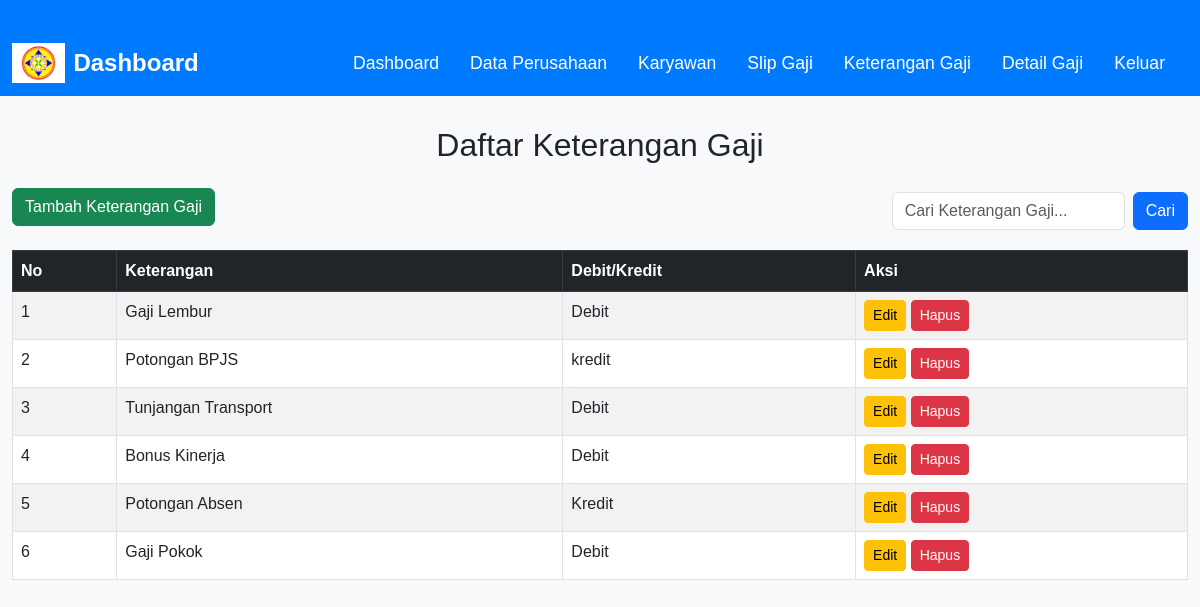
/keterangan_gaji/index.php, run on the app's committed database.
### tables this page shows
CREATE TABLE `keterangan_gaji` (
  `no` int(11) NOT NULL,
  `keterangan` varchar(100) DEFAULT NULL,
  `debitkredit` varchar(20) DEFAULT NULL
);

### keterangan_gaji/index.php (the view, shortened to what this page needs)
<?php
include('../config/koneksi.php');
$search = "";
$sql = "SELECT * FROM keterangan_gaji WHERE keterangan LIKE '%$search%' OR debitkredit LIKE '%$search%'";
$result = mysqli_query($conn, $sql);
?>
<!DOCTYPE html>
<html lang="id">
<head>
    <link href="https://cdn.jsdelivr.net/npm/bootstrap@5.3.0/dist/css/bootstrap.min.css" rel="stylesheet">
</head>
<body>
<nav class="navbar navbar-expand-lg navbar-dark">
    <div class="container-fluid">
        <a class="navbar-brand d-flex align-items-center" href="../dashboard.php">
    <img src="../assets/img/logo.png" alt="Logo" class="img-fluid me-2" style="height: 40px;">
    Dashboard
</a>
        <div class="collapse navbar-collapse justify-content-end">
            <ul class="navbar-nav">
            <li class="nav-item"><a class="nav-link" href="../dashboard.php">Dashboard</a></li>
                <li class="nav-item"><a class="nav-link" href="../perusahaan/index.php">Data Perusahaan</a></li>
                <li class="nav-item"><a class="nav-link" href="../keterangan_gaji/index.php">Karyawan</a></li>
                <li class="nav-item"><a class="nav-link" href="../slip_gaji/index.php">Slip Gaji</a></li>
                <li class="nav-item"><a class="nav-link active" href="#">Keterangan Gaji</a></li>
                <li class="nav-item"><a class="nav-link" href="../detail_gaji/index.php">Detail Gaji</a></li>
                <li class="nav-item"><a class="nav-link" href="../logout/index.php">Keluar</a></li>
            </ul>
        </div>
    </div>
</nav>
<div class="container-fluid">
    <h2 class="text-center mb-4">Daftar Keterangan Gaji</h2>
    <div class="d-flex justify-content-between align-items-center mb-3 flex-wrap">
        <a href="tambah.php" class="btn btn-success mb-2">Tambah Keterangan Gaji</a>
        <form method="POST" action="" class="d-flex" style="gap: 0.5rem;">
            <input type="text" class="form-control" name="search" placeholder="Cari Keterangan Gaji..." value="<?php echo $search; ?>">
            <button class="btn btn-primary" type="submit">Cari</button>
        </form>
    </div>
    <table class="table table-striped table-bordered table-hover">
        <thead class="table-dark">
            <tr>
                <th>No</th>
                <th>Keterangan</th>
                <th>Debit/Kredit</th>
                <th>Aksi</th>
            </tr>
        </thead>
        <tbody>
            <?php
            if (mysqli_num_rows($result) > 0) {
                $no = 1;
                while($row = mysqli_fetch_assoc($result)) { ?>
                    <tr>
                        <td><?php echo $no++; ?></td>
                        <td><?php echo $row['keterangan']; ?></td>
                        <td><?php echo $row['debitkredit']; ?></td>
                        <td>
                            <a href="edit.php?id=<?php echo $row['no']; ?>" class="btn btn-warning btn-sm">Edit</a>
                            <a href="hapus.php?no=<?php echo $row['no']; ?>" class="btn btn-danger btn-sm" onclick="return confirm('Apakah Anda yakin ingin menghapus?')">Hapus</a>
                        </td>
                    </tr>
                <?php }
            } else {
                echo "<tr><td colspan='4' class='text-center'>Tidak ada data keterangan gaji.</td></tr>";
            }
            ?>
        </tbody>
    </table>
</div>
</body>
</html>

### keterangan_gaji/index.php (style rules this page uses)
body { background-color: #f8f9fa; font-family: 'Arial', sans-serif; }
.navbar { background-color: #007bff; }
.navbar-brand { font-size: 1.5rem; font-weight: bold; }
.navbar-nav .nav-link { color: white !important; text-decoration: none; font-size: 1.1rem; margin-right: 15px; }
.container-fluid { margin-top: 30px; max-width: 1200px; }

### data on the page
keterangan_gaji: keterangan "Gaji Lembur", debitkredit "Debit"
keterangan_gaji: keterangan "Potongan BPJS", debitkredit "kredit"
keterangan_gaji: keterangan "Tunjangan Transport", debitkredit "Debit"
keterangan_gaji: keterangan "Bonus Kinerja", debitkredit "Debit"
keterangan_gaji: keterangan "Potongan Absen", debitkredit "Kredit"
keterangan_gaji: keterangan "Gaji Pokok", debitkredit "Debit"
